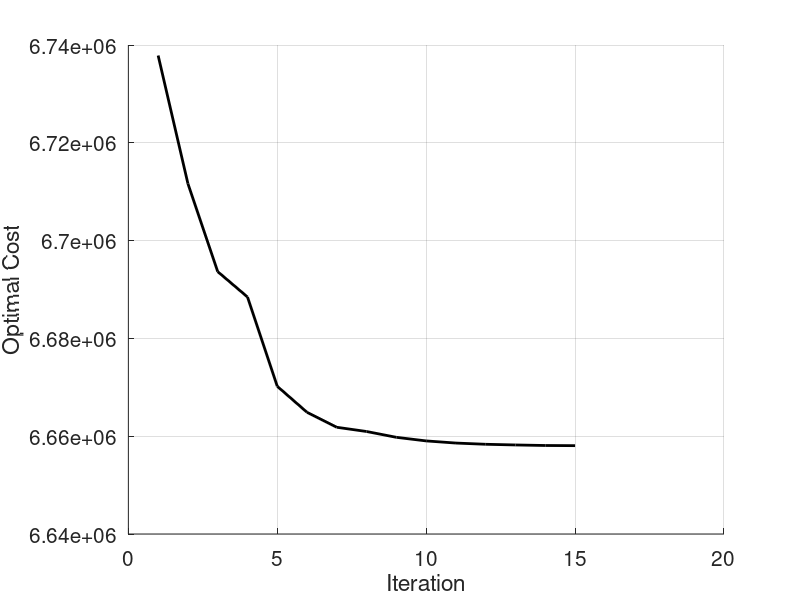

Write MATLAB code to recreate this figure.
%% Plot optimal costs over each IRA iteration
clear all; close all; clc;
str_TC = load('JstarVec_TC.mat');
str_RUB = load('JstarVec_RUB.mat');
str_GEO = load('JstarVec_GEO.mat');
str_poly = load('JstarVec_poly.mat');

JstarVec_TC = str_TC.JstarVec;
JstarVec_RUB = str_RUB.JstarVec;
JstarVec_GEO = str_GEO.JstarVec;
JstarVec_poly = str_poly.JstarVec;

figure; hold on; grid on;
plot(JstarVec_poly,'-k','LineWidth',2);
%plot(JstarVec_TC,'--k','LineWidth',2);
%plot(JstarVec_RUB,'-.k','LineWidth',2);
%plot(JstarVec_GEO,':k','LineWidth',2);
%legend({'Polyhedron','Three-Cut','RUB','Geometric'},'FontSize',15, ...,
%        'Location','NorthEast');
xlabel('Iteration','FontSize',15);
ylabel('Optimal Cost','FontSize',15);
set(gca,'FontSize',15);
